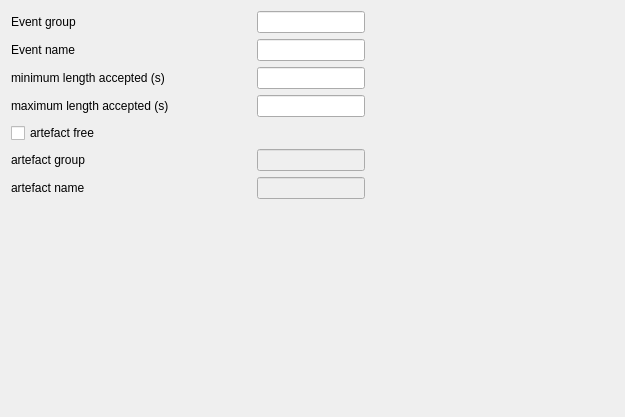
<?xml version="1.0" encoding="UTF-8"?>
<ui version="4.0">
 <class>DiscardEventsSettingsView</class>
 <widget class="QWidget" name="DiscardEventsSettingsView">
  <property name="geometry">
   <rect>
    <x>0</x>
    <y>0</y>
    <width>625</width>
    <height>417</height>
   </rect>
  </property>
  <property name="windowTitle">
   <string>Form</string>
  </property>
  <layout class="QVBoxLayout" name="verticalLayout">
   <item>
    <layout class="QHBoxLayout" name="horizontalLayout">
     <item>
      <layout class="QFormLayout" name="formLayout">
       <item row="0" column="0">
        <widget class="QLabel" name="label">
         <property name="text">
          <string>Event group</string>
         </property>
        </widget>
       </item>
       <item row="0" column="1">
        <widget class="QLineEdit" name="event_group_lineEdit">
         <property name="toolTip">
          <string>The user can define a single group (and let the name blank) or a single name (and let the group blank). 
If group and name are defined, they must be defined in pairs.
Each group should be separated by a comma.
The group works as a pattern matching.  </string>
         </property>
        </widget>
       </item>
       <item row="1" column="0">
        <widget class="QLabel" name="label_2">
         <property name="text">
          <string>Event name</string>
         </property>
        </widget>
       </item>
       <item row="1" column="1">
        <widget class="QLineEdit" name="event_name_lineEdit">
         <property name="toolTip">
          <string>The user can define a single group (and let the name blank) or a single name (and let the group blank). 
If group and name are defined, they must be defined in pairs.
Each name should be separated by a comma.
The name works as a pattern matching.  </string>
         </property>
        </widget>
       </item>
       <item row="2" column="0">
        <widget class="QLabel" name="min_len_sec_label">
         <property name="minimumSize">
          <size>
           <width>240</width>
           <height>0</height>
          </size>
         </property>
         <property name="maximumSize">
          <size>
           <width>240</width>
           <height>16777215</height>
          </size>
         </property>
         <property name="text">
          <string>minimum length accepted (s)</string>
         </property>
        </widget>
       </item>
       <item row="2" column="1">
        <widget class="QLineEdit" name="min_len_sec_lineedit"/>
       </item>
       <item row="3" column="0">
        <widget class="QLabel" name="max_len_sec_label">
         <property name="minimumSize">
          <size>
           <width>240</width>
           <height>0</height>
          </size>
         </property>
         <property name="maximumSize">
          <size>
           <width>240</width>
           <height>16777215</height>
          </size>
         </property>
         <property name="text">
          <string>maximum length accepted (s)</string>
         </property>
        </widget>
       </item>
       <item row="3" column="1">
        <widget class="QLineEdit" name="max_len_sec_lineedit"/>
       </item>
       <item row="4" column="0">
        <widget class="QCheckBox" name="artefact_free_checkBox">
         <property name="minimumSize">
          <size>
           <width>240</width>
           <height>0</height>
          </size>
         </property>
         <property name="maximumSize">
          <size>
           <width>240</width>
           <height>16777215</height>
          </size>
         </property>
         <property name="toolTip">
          <string>Check to discard events that occur during an artefact.</string>
         </property>
         <property name="text">
          <string>artefact free</string>
         </property>
        </widget>
       </item>
       <item row="5" column="0">
        <widget class="QLabel" name="artefact_group_label">
         <property name="minimumSize">
          <size>
           <width>240</width>
           <height>0</height>
          </size>
         </property>
         <property name="maximumSize">
          <size>
           <width>240</width>
           <height>16777215</height>
          </size>
         </property>
         <property name="text">
          <string>artefact group</string>
         </property>
        </widget>
       </item>
       <item row="5" column="1">
        <widget class="QLineEdit" name="artefact_group_lineedit">
         <property name="enabled">
          <bool>false</bool>
         </property>
         <property name="toolTip">
          <string>The user can define a single group (and let the name blank) or a single name (and let the group blank). 
If group and name are defined, they must be defined in pairs.
Each group should be separated by a comma.
The group works as a pattern matching.  </string>
         </property>
        </widget>
       </item>
       <item row="6" column="0">
        <widget class="QLabel" name="artefact_name_label">
         <property name="minimumSize">
          <size>
           <width>240</width>
           <height>0</height>
          </size>
         </property>
         <property name="maximumSize">
          <size>
           <width>240</width>
           <height>16777215</height>
          </size>
         </property>
         <property name="text">
          <string>artefact name</string>
         </property>
        </widget>
       </item>
       <item row="6" column="1">
        <widget class="QLineEdit" name="artefact_name_lineedit">
         <property name="enabled">
          <bool>false</bool>
         </property>
         <property name="toolTip">
          <string>The user can define a single group (and let the name blank) or a single name (and let the group blank). 
If group and name are defined, they must be defined in pairs.
Each name should be separated by a comma.
The name works as a pattern matching.  </string>
         </property>
        </widget>
       </item>
      </layout>
     </item>
     <item>
      <spacer name="horizontalSpacer">
       <property name="orientation">
        <enum>Qt::Horizontal</enum>
       </property>
       <property name="sizeHint" stdset="0">
        <size>
         <width>40</width>
         <height>20</height>
        </size>
       </property>
      </spacer>
     </item>
    </layout>
   </item>
   <item>
    <spacer name="verticalSpacer">
     <property name="orientation">
      <enum>Qt::Vertical</enum>
     </property>
     <property name="sizeHint" stdset="0">
      <size>
       <width>20</width>
       <height>193</height>
      </size>
     </property>
    </spacer>
   </item>
  </layout>
 </widget>
 <resources/>
 <connections>
  <connection>
   <sender>artefact_free_checkBox</sender>
   <signal>clicked()</signal>
   <receiver>DiscardEventsSettingsView</receiver>
   <slot>on_artefact_free_check()</slot>
   <hints>
    <hint type="sourcelabel">
     <x>101</x>
     <y>72</y>
    </hint>
    <hint type="destinationlabel">
     <x>201</x>
     <y>102</y>
    </hint>
   </hints>
  </connection>
 </connections>
 <slots>
  <slot>on_artefact_free_check()</slot>
 </slots>
</ui>
